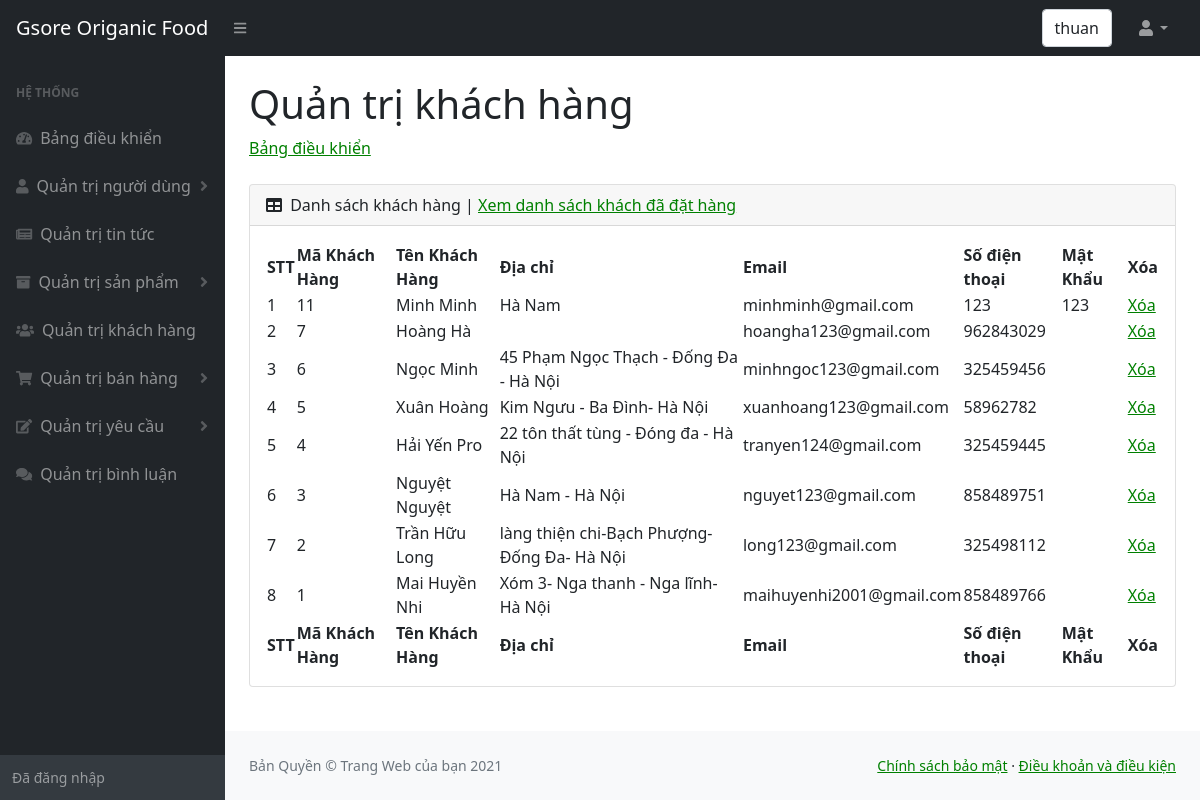
The app's page /admin/khachhang.php (signed in) with its own data.
### tables this page shows
CREATE TABLE `khachhang` (
  `makhachhang` int(11) NOT NULL,
  `tenkhachhang` varchar(100) NOT NULL,
  `diachikhachhang` varchar(100) NOT NULL,
  `sodienthoaikhachhang` int(15) NOT NULL,
  `emailkhachhang` varchar(100) DEFAULT NULL,
  `matkhaukhachhang` varchar(15) NOT NULL
);

### admin/khachhang.php (the view, shortened to what this page needs)
<!DOCTYPE html>
<html lang="en">
    <head>
        <link href="https://cdn.jsdelivr.net/npm/simple-datatables@latest/dist/style.css" rel="stylesheet" />
        <link href="css/styles.css" rel="stylesheet" />
    </head>
    <body class="sb-nav-fixed">
        <nav class="sb-topnav navbar navbar-expand navbar-dark bg-dark">
            <a class="navbar-brand ps-3" href="../index.php">Gsore Origanic Food </a>
            <button class="btn btn-link btn-sm order-1 order-lg-0 me-4 me-lg-0" id="sidebarToggle" href="#!"><i class="fas fa-bars"></i></button>
            <form class="d-none d-md-inline-block form-inline ms-auto me-0 me-md-3 my-2 my-md-0">
                <div class="input-group">
                  <div class="form-control"><?php  echo $_SESSION['ten_nguoi_dung'];?>  </div>
                </div>
            </form>
            <ul class="navbar-nav ms-auto ms-md-0 me-3 me-lg-4">
                <li class="nav-item dropdown">
                    <a class="nav-link dropdown-toggle" id="navbarDropdown" href="#" role="button" data-bs-toggle="dropdown" aria-expanded="false"><i class="fas fa-user fa-fw"></i></a>
                </li>
            </ul>
        </nav>
        <div id="layoutSidenav">
            <div id="layoutSidenav_nav" >
                <nav class="sb-sidenav accordion sb-sidenav-dark" id="sidenavAccordion">
                    <div class="sb-sidenav-menu">
                        <div class="nav">
                            <div class="sb-sidenav-menu-heading">Hệ thống</div>
                            <a class="nav-link" href="index.php">
                                <div class="sb-nav-link-icon"><i class="fas fa-tachometer-alt"></i></div>
                                Bảng điều khiển
                            </a>
                            <a class="nav-link collapsed" href="nguoidung.php" data-bs-toggle="collapse" data-bs-target="#collapseOne" aria-expanded="false" aria-controls="collapseOne">
                                <div class="sb-nav-link-icon"><i class="fas fa-user"></i></div>
                                Quản trị người dùng
                                <div class="sb-sidenav-collapse-arrow"><i class="fas fa-angle-down"></i></div>
                            </a>
                            <a class="nav-link" href="tintuc.php">
                                <div class="sb-nav-link-icon"><i class="fas fa-newspaper"></i></div>
                                    Quản trị tin tức
                            </a>
                            <a class="nav-link collapsed" href="#" data-bs-toggle="collapse" data-bs-target="#collapseTwo" aria-expanded="false" aria-controls="collapseTwo">
                                <div class="sb-nav-link-icon"><i class="fas fa-archive"></i></div>
                                Quản trị sản phẩm
                                <div class="sb-sidenav-collapse-arrow"><i class="fas fa-angle-down"></i></div>
                            </a>
                            <a class="nav-link" href="khachhang.php">
                                <div class="sb-nav-link-icon"><i class="fas fa-users"></i></div>
                                Quản trị khách hàng
                            </a>
                            <a class="nav-link collapsed" href="#" data-bs-toggle="collapse" data-bs-target="#collapseThree" aria-expanded="false" aria-controls="collapseThree">
                                <div class="sb-nav-link-icon"><i class="fas fa-shopping-cart"></i></div>
                                Quản trị bán hàng
                                <div class="sb-sidenav-collapse-arrow"><i class="fas fa-angle-down"></i></div>
                            </a>
                            <a class="nav-link collapsed" href="#" data-bs-toggle="collapse" data-bs-target="#collapseFour" aria-expanded="false" aria-controls="collapseFour">
                                <div class="sb-nav-link-icon"><i class="fas fa-edit"></i></div>
                                Quản trị yêu cầu
                                <div class="sb-sidenav-collapse-arrow"><i class="fas fa-angle-down"></i></div>
                            </a>
                            <a class="nav-link" href="binhluan.php">
                                <div class="sb-nav-link-icon"><i class="fas fa-comments"></i></div>
                                Quản trị bình luận
                            </a>
                        </div>
                    </div>
                    <div class="sb-sidenav-footer">
                        <div class="small">Đã đăng nhập</div>
                    </div>
                </nav>
            </div>
            <div id="layoutSidenav_content">
                <main>
                    <div class="container-fluid px-4">
                        <h1 class="mt-4">Quản trị khách hàng</h1>
                        <ol class="breadcrumb mb-4">
                            <li class="breadcrumb-item"><a href="index.php">Bảng điều khiển</a></li>
                        </ol>
                        <div class="card mb-4">
                            <div class="card-header">
                                <i class="fas fa-table me-1"></i>
                                Danh sách khách hàng | <a href="khachdathang.php">Xem danh sách khách đã đặt hàng</a>
                            </div>
                            <div class="card-body">
                                <table id="datatablesSimple">
                                    <thead>
                                        <tr>
                                            <th>STT</th>
                                            <th>Mã Khách Hàng</th>
                                            <th>Tên Khách Hàng</th>
                                            <th>Địa chỉ</th>
                                            <th>Email</th>
                                            <th>Số điện thoại</th>
                                            <th>Mật Khẩu</th>
                                            <th>Xóa</th>
                                        </tr>
                                    </thead>
                                    <tfoot>
                                        <tr>
                                            <th>STT</th>
                                            <th>Mã Khách Hàng</th>
                                            <th>Tên  Khách Hàng</th>
                                            <th>Địa chỉ</th>
                                            <th>Email</th>
                                            <th>Số điện thoại</th>
                                            <th>Mật Khẩu</th>
                                            <th>Xóa</th>
                                        </tr>
                                    </tfoot>
                                    <tbody>
                                    <?php
                                        include("../config.php");
                                        $sql = "
                                                  SELECT *
                                                  FROM khachhang
                                                  ORDER BY makhachhang DESC
                                        ";
                                        $khach_hang= mysqli_query($ket_noi, $sql);
                                        $i=0;
                                        while ($row = mysqli_fetch_array($khach_hang)) {
                                            $i++;
                                    ;?>
                                        <tr>
                                            <td><?php echo $i;?></td>
                                            <td><?php echo $row["makhachhang"];?></td>
                                            <td><?php echo $row["tenkhachhang"];?></td>
                                            <td><?php echo $row["diachikhachhang"];?></td>
                                            <td><?php echo $row["emailkhachhang"];?></td>
                                            <td><?php echo $row["sodienthoaikhachhang"];?></td>
                                            <td><?php echo $row["matkhaukhachhang"];?></td>
                                            <td><a href="khachhangxoa.php?id=<?php echo $row["makhachhang"];?>">Xóa</a></td>
                                        </tr>
                                    <?php
                                        }
                                    ;?>
                                    </tbody>
                                </table>
                            </div>
                        </div>
                    </div>
                </main>
                <footer class="py-4 bg-light mt-auto">
                    <div class="container-fluid px-4">
                        <div class="d-flex align-items-center justify-content-between small">
                            <div class="text-muted">Bản Quyền &copy; Trang Web của bạn 2021</div>
                            <div>
                                <a href="chinhsachbaomat.php">Chính sách bảo mật</a>
                                &middot;
                                <a href="chinhsachbaomat.php">Điều khoản và điều kiện</a>
                            </div>
                        </div>
                    </div>
                </footer>
            </div>
        </div>
    </body>
</html>

### records on screen
khachhang: makhachhang "11", tenkhachhang "Minh Minh", diachikhachhang "Hà Nam", emailkhachhang "minhminh@gmail.com", sodienthoaikhachhang "123", matkhaukhachhang "123"
khachhang: makhachhang "7", tenkhachhang "Hoàng Hà", emailkhachhang "hoangha123@gmail.com", sodienthoaikhachhang "962843029"
khachhang: makhachhang "6", tenkhachhang "Ngọc Minh", diachikhachhang "45 Phạm Ngọc Thạch - Đống Đa - Hà Nội", emailkhachhang "minhngoc123@gmail.com", sodienthoaikhachhang "325459456"
khachhang: makhachhang "5", tenkhachhang "Xuân Hoàng", diachikhachhang "Kim Ngưu - Ba Đình- Hà Nội", emailkhachhang "xuanhoang123@gmail.com", sodienthoaikhachhang "58962782"
khachhang: makhachhang "4", tenkhachhang "Hải Yến Pro", diachikhachhang "22 tôn thất tùng - Đóng đa - Hà Nội", emailkhachhang "tranyen124@gmail.com", sodienthoaikhachhang "325459445"
khachhang: makhachhang "3", tenkhachhang "Nguyệt Nguyệt", diachikhachhang "Hà Nam - Hà Nội", emailkhachhang "nguyet123@gmail.com", sodienthoaikhachhang "858489751"
khachhang: makhachhang "2", tenkhachhang "Trần Hữu Long", diachikhachhang "làng thiện chi-Bạch Phượng- Đống Đa- Hà Nội", emailkhachhang "long123@gmail.com", sodienthoaikhachhang "325498112"
khachhang: makhachhang "1", tenkhachhang "Mai Huyền Nhi", diachikhachhang "Xóm 3- Nga thanh - Nga lĩnh- Hà Nội", emailkhachhang "maihuyenhi2001@gmail.com", sodienthoaikhachhang "858489766"

### other values on screen
$_SESSION['ten_nguoi_dung'] "thuan"
